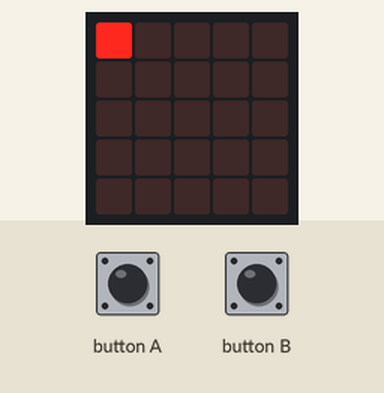
Simulated run of this program. Board: BBC micro:bit (MakeCode). Parts: the board's 5×5 LED display. The test bench sets the inputs (shaded band).

Above: at 1.2 s.
1.3 s: button B pressed for 0.15 s
At 1.8 s:
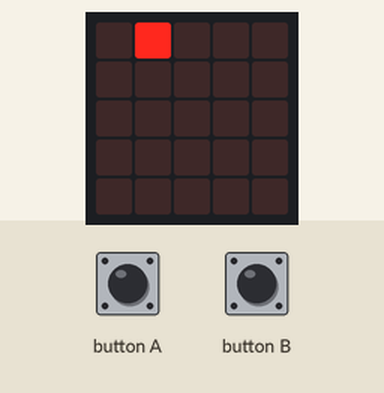
2.9 s: button B pressed for 0.15 s
At 4.2 s:
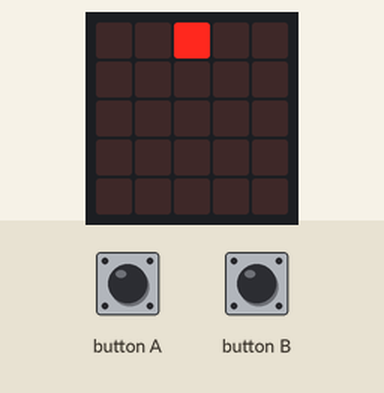
4.5 s: button B pressed for 0.15 s
At 5.5 s:
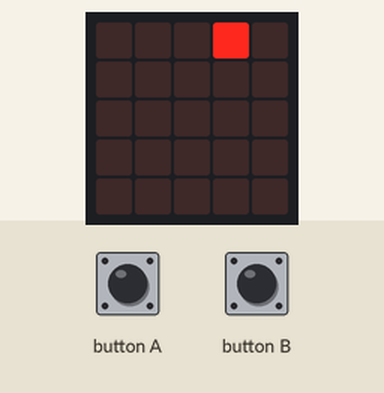
6.1 s: button B pressed for 0.15 s
At 6.8 s:
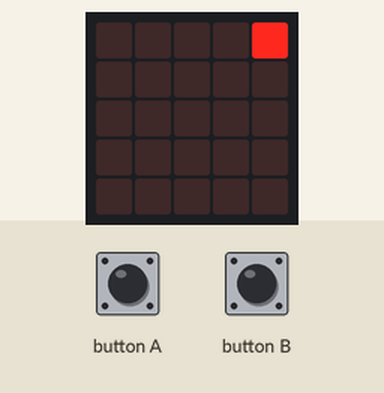
7.7 s: button B pressed for 0.15 s
At 9.0 s:
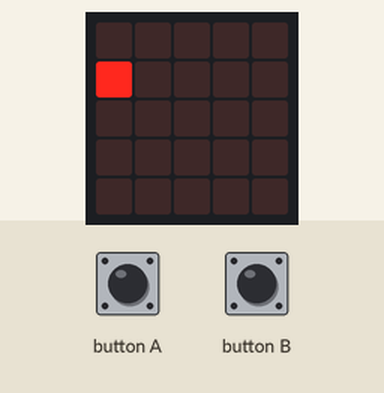
9.3 s: button B pressed for 0.15 s
At 10.5 s:
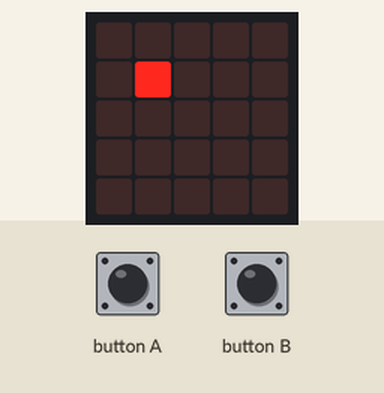
Timing chart, 0 to 11.9 s (numbered marks = the images above; inputs shaded):
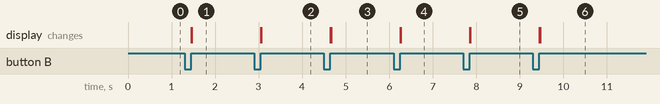

Measured:
- after the input at 1.3 s, the display: first changes after 0.15 s (image 1 shows a later state)
- after the input at 2.9 s, the display: first changes after 0.15 s (image 2 shows a later state)
- after the input at 4.5 s, the display: first changes after 0.15 s (image 3 shows a later state)
- after the input at 6.1 s, the display: first changes after 0.15 s (image 4 shows a later state)
- after the input at 7.7 s, the display: first changes after 0.15 s (image 5 shows a later state)
- after the input at 9.3 s, the display: first changes after 0.15 s (image 6 shows a later state)

The program:

main.ts
```typescript
input.onButtonPressed(Button.A, function () {
    if (X > 0) {
        led.unplot(X, Y)
        X += -1
    } else if (X == 4 && Y == -1) {
        led.unplot(X, Y)
        Y = 4
        Y = 4
    } else {
        led.unplot(X, Y)
        X = 4
        Y += -1
    }
})
input.onButtonPressed(Button.B, function () {
    if (X < 4) {
        led.unplot(X, Y)
        X += 1
    } else if (X == 0 && Y == 5) {
        led.unplot(X, Y)
        X = 0
        Y = 0
    } else {
        led.unplot(X, Y)
        X = 0
        Y += 1
    }
})
let Y = 0
let X = 0
X = 0
Y = 0
basic.forever(function () {
    led.plot(X, Y)
})
```

test.ts
```typescript
// les tests vont ici ; cela ne sera pas compilé si ce paquet est utilisé en tant qu'extension.
```
